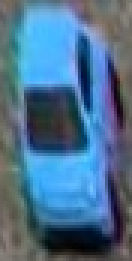
#> input picture cars/warped_cropped/hw_blue_0.png, 44 x 87 px, given in place of video-6.jpg, which was not available (shown 3 times larger)
$ python testInferenceWithOrb.py
#> lines starting #> are read from the running program, lines starting #| are printed output that depends on the picture; pictures that were not available may be replaced by others from this repository, and a replacement may not be noted
#> (reads parking_slots.json from the repository)
import cv2
import numpy as np
from parking_slots import get_parking_slots


def warp_parking_lot(image):
    """
    Warps a parking lot image to correct perspective distortion based on predefined dimensions and coordinates.

    Parameters:
        image (numpy.ndarray): The input image loaded with cv2.imread.

    Returns:
        numpy.ndarray: The warped image with corrected perspective.
    """
    # Source points: Coordinates of the parking lot strips
    src_points = np.float32([
        [40, 1078],      # Left strip bottom left
        [600, 22],       # Left strip top left
        [1300, 24],      # Right strip top right
        [1896, 1078]     # Right strip bottom right
    ])

    # Real-world dimensions of the parking lot (in cm)
    real_width_cm = 125  # Width of the parking lot
    left_strip_height_cm = 200  # Left strip height
    right_strip_height_cm = 195  # Right strip height

    # Output dimensions based on real-world sizes
    output_width = int(real_width_cm * 10)  # Convert cm to pixels (10 pixels/cm)
    output_height = max(
        int(left_strip_height_cm * 10),  # Use the taller height for the canvas
        int(right_strip_height_cm * 10)
    )

    # Destination points
    dst_points = np.float32([
        [0, output_height],         # Bottom-left (left strip)
        [0, 0],                     # Top-left (left strip)
        [output_width, 0],          # Top-right (right strip)
        [output_width, output_height]  # Bottom-right (right strip)
    ])

    # Compute the perspective transformation matrix
    warp_matrix = cv2.getPerspectiveTransform(src_points, dst_points)

    # Apply the warp transformation
    warped_image = cv2.warpPerspective(image, warp_matrix, (output_width, output_height))

    # After warping the image, make it smaller to improve performance
    warped_image = cv2.resize(warped_image, (0, 0), fx=0.5, fy=0.5)

    return warped_image

# Load the main image (frame)
frame = cv2.imread('/Users/astroianu/Downloads/car_rotations/video-6.jpg', 0)  # Replace with your frame image
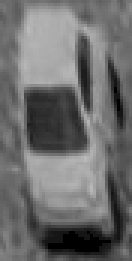
#> frame: shape (87, 44) (shown 3 times larger); min 0, max 186, mean 108.4

frame = warp_parking_lot(frame)
#> in warp_parking_lot, `warped_image = cv2.warpPerspective(image, warp_matrix, (output_width, ..`: warped_image: shape (2000, 1250); every value is 0
#> in warp_parking_lot, `warped_image = cv2.resize(warped_image, (0, 0), fx=0.5, fy=0.5)`: warped_image: shape (1000, 625); every value is 0

output_frame = cv2.cvtColor(frame, cv2.COLOR_GRAY2RGB)  # Convert to color for visualization
#> output_frame: shape (1000, 625, 3); every value is 0

# Load all car templates (organized by car name)
# Preload all car templates
car_templates = {
    "hw_blue": [cv2.imread(f"cars/warped_cropped/hw_blue_{angle}.png", 0) for angle in range(0, 360, 90)],
    "rc_blue": [cv2.imread(f"cars/warped_cropped/rc_blue_{angle}.png", 0) for angle in range(0, 360, 90)],
    "rc_green": [cv2.imread(f"cars/warped_cropped/rc_green_{angle}.png", 0) for angle in range(0, 360, 90)],
    "taxi": [cv2.imread(f"cars/warped_cropped/taxi_{angle}.png", 0) for angle in range(0, 360, 90)],
    "turquoise": [cv2.imread(f"cars/warped_cropped/turquoise_{angle}.png", 0) for angle in range(0, 360, 90)],
    "volvo": [cv2.imread(f"cars/warped_cropped/volvo_{angle}.png", 0) for angle in range(0, 360, 90)],
}
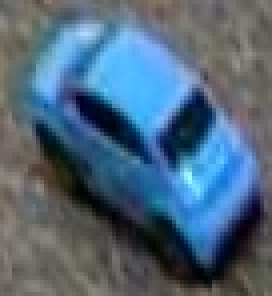
#> input picture cars/warped_cropped/hw_blue_135.png, 68 x 74 px, given in place of hw_blue_90.png, which was not available (shown 4 times larger)
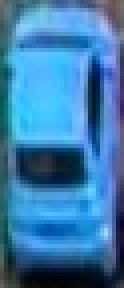
#> input picture cars/warped_cropped/hw_blue_180.png, 31 x 72 px (shown 4 times larger)

car_templates["rc_blue"].append(cv2.imread(f"cars/warped_cropped/rc_blue_360.png", 0))
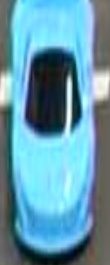
#> input picture cars/warped_cropped/rc_blue_360.png, 110 x 265 px

# Similar to what we do to the frame, we resize all templates to improve performance
for car_name, templates in car_templates.items():
#> (the run stopped early here; a loop or call above may not have finished)
